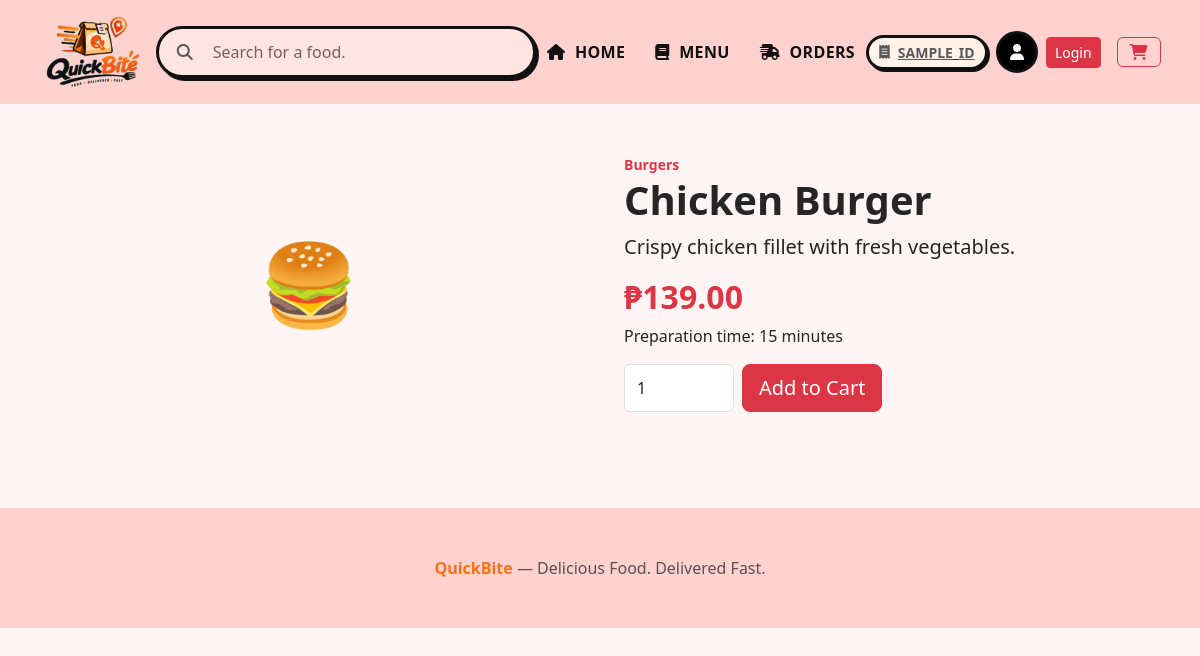
Screenshot of /food-details.php?id=3 with the database file from the repository.
### tables this page shows
CREATE TABLE foods(
 id INT AUTO_INCREMENT PRIMARY KEY,
 category_id INT NOT NULL,
 name VARCHAR(150) NOT NULL,
 description TEXT,
 price DECIMAL(10,2) NOT NULL,
 prep_minutes INT DEFAULT 15,
 image VARCHAR(255) NULL,
 status TINYINT(1) DEFAULT 1,
 created_at TIMESTAMP DEFAULT CURRENT_TIMESTAMP,
 FOREIGN KEY(category_id) REFERENCES categories(id)
);

CREATE TABLE categories(
 id INT AUTO_INCREMENT PRIMARY KEY,
 name VARCHAR(100) NOT NULL,
 status TINYINT(1) DEFAULT 1,
 created_at TIMESTAMP DEFAULT CURRENT_TIMESTAMP
);

### includes/functions.php (called while the page is built, shortened)
<?php
function e($value) { return htmlspecialchars((string)$value, ENT_QUOTES, 'UTF-8'); }
function money($n) { return '₱' . number_format((float)$n, 2); }
?>

### food-details.php (the view, shortened to what this page needs)
<?php
require_once "config/database.php";require_once "includes/functions.php";
$id=(int)($_GET['id']??0);$s=$pdo->prepare("SELECT f.*,c.name category FROM foods f JOIN categories c ON c.id=f.category_id WHERE f.id=? AND f.status=1");$s->execute([$id]);$f=$s->fetch();if(!$f)die("Food not found.");
$page_title=$f['name'];include "includes/header.php";?>
<div class="container py-5"><div class="row g-5 align-items-center"><div class="col-md-6"><?php if($f['image']):?><img src="<?=e($f['image'])?>" class="img-fluid rounded-5 shadow"><?php else:?><div class="display-1 text-center py-5">🍔</div><?php endif;?></div>
<div class="col-md-6"><small class="text-danger fw-bold"><?=e($f['category'])?></small><h1 class="fw-bold"><?=e($f['name'])?></h1><p class="lead"><?=e($f['description'])?></p><h2 class="price"><?=money($f['price'])?></h2><p>Preparation time: <?=e($f['prep_minutes'])?> minutes</p>
<form method="post" class="d-flex gap-2"><input type="number" min="1" name="quantity" value="1" class="form-control" style="max-width:110px"><button class="btn btn-danger btn-lg">Add to Cart</button></form></div></div></div>
<?php include "includes/footer.php"; ?>

### assets/css/style.css (style rules this page uses)
body { background:#fffaf7;color:#252525 }
:root { --pink-bg:#ffd2cf;--pink-bg-2:#ffe6e3;--pink-light:#fff1ee;--pink-dark:#e8a3a0;--pink-deep:#ff9c99;--orange:#ff9a3d;--orange-deep:#f97316;--outline:#1f1014 }
.landing-body { background:#fff5f4 }
.price { font-weight:800;color:#dc3545 }

### rows the page displays
foods: category.name "Burgers", name "Chicken Burger", description "Crispy chicken fillet with fresh vegetables.", price "₱139.00", prep_minutes "15"
